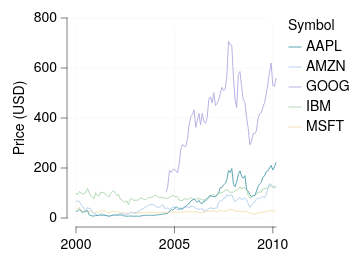

Source (Vega-Lite JSON):
### Vega-Lite specification from a JSON file in a GitHub repository (floating-point values rounded to 4 significant figures; data arrays with more than 128 entries replaced by an {"elided": "..."} marker saying what was removed)
{"background": null, "config": {"arc": {"fill": "#DBDBDB", "fillOpacity": 1.0, "innerRadius": 25.0, "padAngle": 0.03, "stroke": "black", "strokeOpacity": 1, "strokeWidth": 0.25}, "area": {"fill": "#DBDBDB", "fillOpacity": 1.0, "stroke": "black", "strokeOpacity": 1, "strokeWidth": 0.25}, "axis": {"domain": true, "domainCap": "round", "domainColor": "black", "domainWidth": 0.25, "grid": true, "gridCap": "round", "gridColor": "#F1F1F1", "gridDash": [0, 0], "gridOpacity": 1.0, "gridWidth": 0.25, "labelColor": "black", "labelFont": "Helvetica Neue, HelveticaNeue, Helvetica, Arial, sans-serif", "labelFontSize": 7, "labelFontStyle": "normal", "labelFontWeight": 400, "offset": 4.5, "ticks": true, "tickCap": "round", "tickColor": "black", "tickRound": false, "tickSize": 3, "tickWidth": 0.25, "titleColor": "black", "titleFont": "Helvetica Neue, HelveticaNeue, Helvetica, Arial, sans-serif", "titleFontSize": 7, "titleFontStyle": "normal", "titleFontWeight": 400}, "axisX": {"domain": true, "labelAlign": "center", "labelAngle": 0, "labels": true, "ticks": true, "translate": 0}, "axisY": {"domain": true, "labelAlign": "right", "labelAngle": 0, "labels": true, "ticks": true, "translate": 0}, "axisRight": {"domain": true, "labelAlign": "left", "labelAngle": 0, "labels": true, "ticks": true, "translate": 0}, "axisTop": {"domain": true, "labelAlign": "center", "labelAngle": 0, "labels": true, "ticks": true, "translate": 0}, "axisBand": {"tickOffset": 0}, "bar": {"fill": "#DBDBDB", "fillOpacity": 1.0, "stroke": "black", "strokeOpacity": 1, "strokeWidth": 0.25}, "boxplot": {"size": 9.0, "ticks": {"cornerRadius": 0.25, "fill": "black", "opacity": 1, "size": 4.5, "thickness": 0.25}, "box": {"fillOpacity": 1.0, "stroke": "black", "strokeOpacity": 1, "strokeWidth": 0.25}, "median": {"cornerRadius": 0, "fill": "black", "fillOpacity": 1.0, "opacity": 1, "size": 9.0, "thickness": 0.25}, "rule": {"fill": "black", "fillOpacity": 1.0, "size": 10.0, "stroke": "black", "strokeDash": [0, 0], "strokeOpacity": 1, "strokeWidth": 0.25}, "outliers": {"color": "black", "fill": "black", "fillOpacity": 1.0, "size": 0, "stroke": "black", "strokeOpacity": 1, "strokeWidth": 0.25}}, "circle": {"fill": "black", "fillOpacity": 1.0, "size": 1.25, "stroke": null, "strokeOpacity": 1, "strokeWidth": 0.25}, "errorband": {"band": {"fillOpacity": 0.6, "stroke": null, "strokeWidth": 0.25, "strokeOpacity": 1}, "borders": {"opacity": 0, "strokeOpacity": 0.25, "strokeWidth": 1}}, "errorbar": {"opacity": 1, "rule": {"strokeDash": [0, 0], "strokeWidth": 0.25}, "ticks": {"color": "black", "cornerRadius": 0.125, "opacity": 1, "size": 6.0, "thickness": 0.25}, "thickness": 0.25}, "font": "Helvetica Neue, HelveticaNeue, Helvetica, Arial, sans-serif", "geoshape": {"fill": "#DBDBDB", "fillOpacity": 1.0, "stroke": "black", "strokeOpacity": 1, "strokeWidth": 0.25}, "header": {"labelColor": "black", "labelFont": "Helvetica Neue, HelveticaNeue, Helvetica, Arial, sans-serif", "labelFontSize": 7, "labelFontStyle": "normal", "labelFontWeight": 400, "titleColor": "black", "titleFont": "Helvetica Neue, HelveticaNeue, Helvetica, Arial, sans-serif", "titleFontSize": 7, "titleFontStyle": "normal", "titleFontWeight": 400, "titlePadding": 0}, "legend": {"disable": false, "offset": 4.5, "titlePadding": 4, "labelOffset": 2, "gradientLabelOffset": 2, "gradientLength": 50.0, "gradientThickness": 5.0, "gradientOpacity": 1.0, "gradientStrokeColor": "black", "gradientStrokeWidth": 0.25, "labelColor": "black", "labelFont": "Helvetica Neue, HelveticaNeue, Helvetica, Arial, sans-serif", "labelFontSize": 7, "labelFontStyle": "normal", "labelFontWeight": 400, "strokeColor": "black", "strokeWidth": 0, "symbolSize": 42, "symbolStrokeColor": "black", "symbolStrokeWidth": 0.25, "titleColor": "black", "titleFont": "Helvetica Neue, HelveticaNeue, Helvetica, Arial, sans-serif", "titleFontSize": 7, "titleFontStyle": "normal", "titleFontWeight": 400}, "line": {"color": "black", "stroke": "black", "strokeCap": "butt", "strokeDash": [0, 0], "strokeOpacity": 1, "strokeWidth": 0.5}, "point": {"filled": true, "fill": "#DBDBDB", "fillOpacity": 1.0, "size": 5.0, "stroke": "black", "strokeOpacity": 1, "strokeWidth": 0.25}, "range": {"category": ["#5CA7B1", "#B7D0EE", "#B7B3E4", "#B3DAB5", "#F5E1B3", "#3D727B", "#809DC7", "#867DAC", "#80A988", "#CBB17A", "#204148", "#546B94", "#584C77", "#507B5F", "#9D824D"], "diverging": {"scheme": ["#6F572A", "#876E43", "#9E875F", "#B5A17F", "#CABBA2", "#DCD6CC", "#F4F1E9", "#C9D7DA", "#9DBFC6", "#78A5AF", "#558B96", "#36717C", "#1A5762"]}, "heatmap": {"scheme": ["#32022B", "#43044D", "#4C196E", "#4D338C", "#484DA6", "#3A68BB", "#1D83CA", "#1D9CCB", "#23B5C9", "#28CDC5", "#4DE0B4", "#91EE9F"]}, "ordinal": {"scheme": ["#F1F1F1", "#DBDBDB", "#C6C6C6", "#B2B2B2", "#9D9D9D", "#898989", "#767676", "#636363", "#515151", "#404040", "#2F2F2F", "#1F1F1F"]}, "ramp": {"scheme": ["#32022B", "#43044D", "#4C196E", "#4D338C", "#484DA6", "#3A68BB", "#1D83CA", "#1D9CCB", "#23B5C9", "#28CDC5", "#4DE0B4", "#91EE9F"]}}, "rule": {"color": "black", "stroke": "black", "strokeCap": "round", "strokeDash": [2, 2], "strokeOpacity": 1, "strokeWidth": 0.25}, "scale": {"bandPaddingInner": 0.1, "bandPaddingOuter": 0.1, "round": false}, "rect": {"fill": "#DBDBDB", "fillOpacity": 1.0, "stroke": "black", "strokeOpacity": 1, "strokeWidth": 0.25}, "square": {"fill": "#DBDBDB", "fillOpacity": 1.0, "size": 10.0, "stroke": "black", "strokeOpacity": 1, "strokeWidth": 0.25}, "text": {"color": "black", "font": "Helvetica Neue, HelveticaNeue, Helvetica, Arial, sans-serif", "fontSize": 7, "fontStyle": "normal", "fontWeight": 400}, "tick": {"color": "black", "cornerRadius": 0.125, "opacity": 1.0, "size": 9.0, "thickness": 0.25}, "title": {"anchor": "middle", "frame": "group", "color": "black", "font": "Helvetica Neue, HelveticaNeue, Helvetica, Arial, sans-serif", "fontSize": 7, "fontStyle": "normal", "fontWeight": 400, "subtitleColor": "black", "subtitleFont": "Helvetica Neue, HelveticaNeue, Helvetica, Arial, sans-serif", "subtitleFontSize": "Helvetica Neue, HelveticaNeue, Helvetica, Arial, sans-serif", "subtitleFontStyle": "normal", "subtitleFontWeight": 400}, "trail": {"color": "black", "opacity": 1, "size": 0.5}, "view": {"continuousWidth": 100, "continuousHeight": 100, "discreteWidth": 100, "discreteHeight": 100, "fill": null, "stroke": null, "strokeWidth": 0.25}}, "data": {"name": "data-b0fe595546d47c5085f225c35730172c"}, "mark": {"type": "line"}, "encoding": {"color": {"field": "symbol", "title": "Symbol", "type": "nominal"}, "x": {"field": "date", "title": null, "type": "temporal"}, "y": {"field": "price", "title": "Price (USD)", "type": "quantitative"}}, "$schema": "https://vega.github.io/schema/vega-lite/v6.4.1.json", "datasets": {"data-b0fe595546d47c5085f225c35730172c": {"elided": "560 records"}}}
